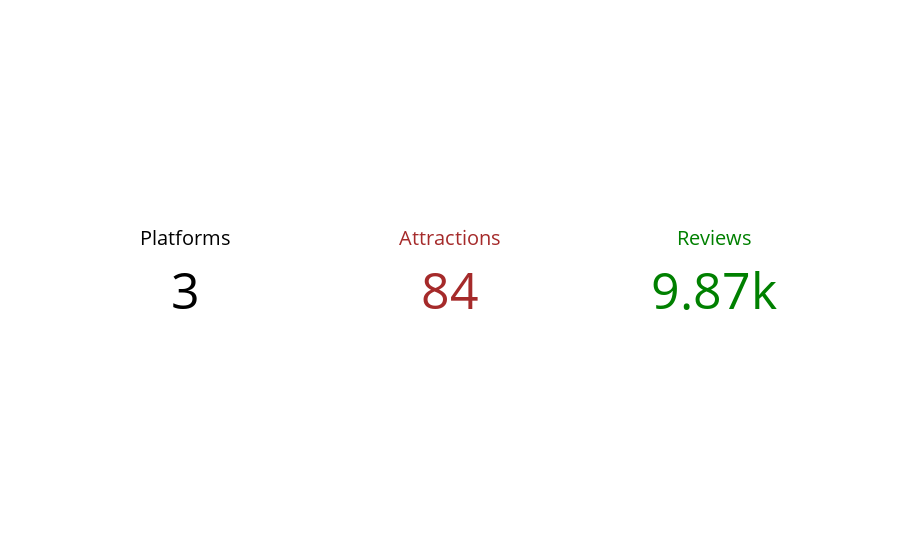

Notebook cell for this chart:
### Code cell
fig = go.Figure()
fig.add_trace(go.Indicator(
    mode = "number",
    value = len(platforms),
    title = {'text': "Platforms",'font': {'color': 'black','size':20}},
    number={'font':{'color': 'black','size':50}},
    domain = {'row': 0, 'column': 0}
))
fig.add_trace(go.Indicator(
    mode = "number",
    value = len(places),
    title = {'text': "Attractions",'font': {'color': 'brown','size':20}},
    number={'font':{'color': 'brown','size':50}},
    domain = {'row': 0, 'column': 1}
))
fig.add_trace(go.Indicator(
    mode = "number",
    value = len(review_all['review']),
    title = {'text': "Reviews",'font': {'color': 'green','size':20}},
    number={'font':{'color': 'green','size':50}},
    domain = {'row': 0, 'column': 2}
))
fig.update_layout(
    grid = {'rows': 1, 'columns': 3, 'pattern': "independent"})
fig.show()

### Figure 1 — Plotly figure (JSON) as saved in the notebook; plotly's stock layout.template omitted (floating-point values rounded to 4 significant figures)
{"data": [{"domain": {"column": 0, "row": 0}, "mode": "number", "number": {"font": {"color": "black", "size": 50}}, "title": {"font": {"color": "black", "size": 20}, "text": "Platforms"}, "type": "indicator", "value": 3}, {"domain": {"column": 1, "row": 0}, "mode": "number", "number": {"font": {"color": "brown", "size": 50}}, "title": {"font": {"color": "brown", "size": 20}, "text": "Attractions"}, "type": "indicator", "value": 84}, {"domain": {"column": 2, "row": 0}, "mode": "number", "number": {"font": {"color": "green", "size": 50}}, "title": {"font": {"color": "green", "size": 20}, "text": "Reviews"}, "type": "indicator", "value": 9872}], "layout": {"grid": {"columns": 3, "pattern": "independent", "rows": 1}}}
